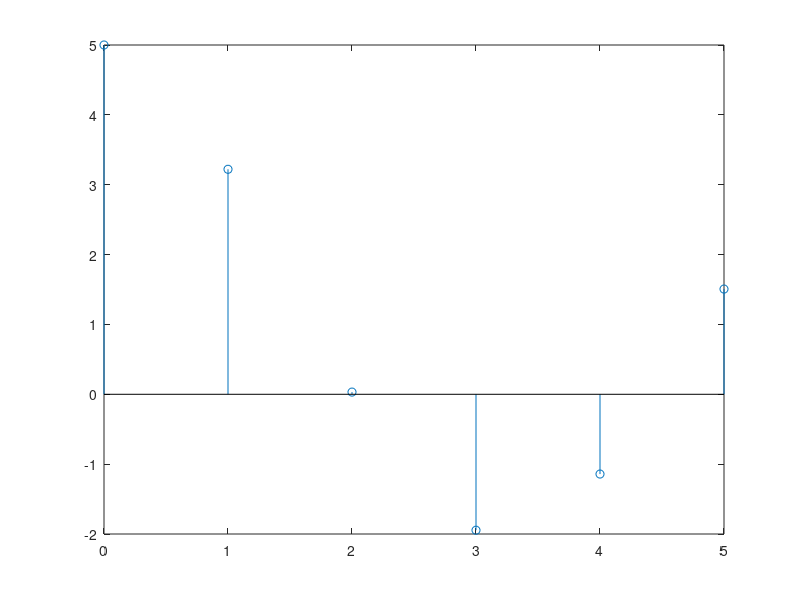
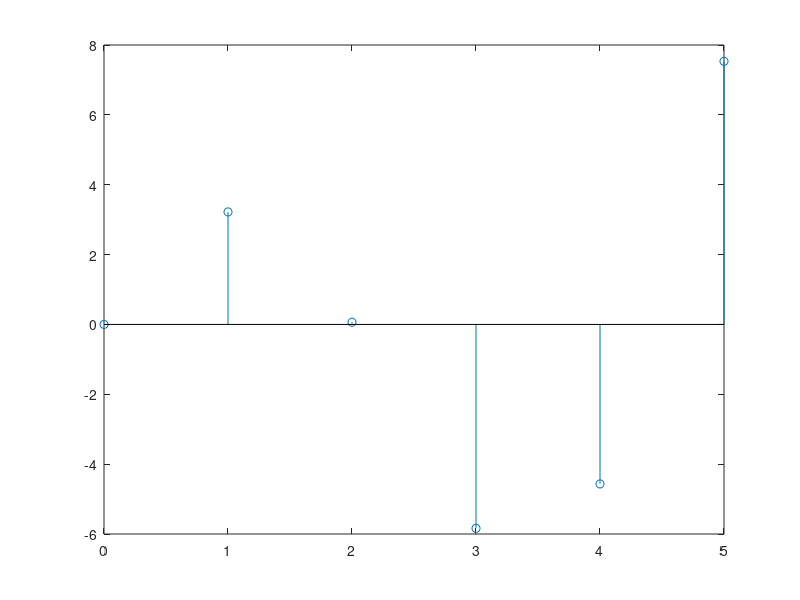

These charts were generated, in order, by the following MATLAB code:
clc
clear
close all

n = 0:5;
x1 = 0.8.^n;
x2 = cos(n);
a1 = 2;
a2 = 3;

z = a1*x1+a2*x2;
y1 = n.*z
stem(n,z)


z1 = n.*x1;
z2 = n.*x2;
figure
y2 = a1*z1+a2*z2
stem (n,y2)